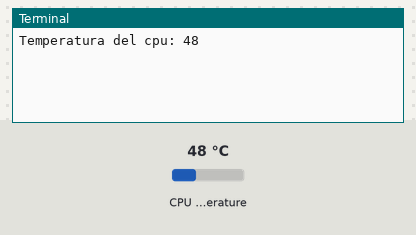
Bench run of a program on a simulated Raspberry Pi (BCM pin numbers). Parts: the last lines printed to the terminal. The inputs (shaded band) are chosen by the test bench; at power-on: CPU temperature 48 °C.

Above: at 1.2 s.
1.3 s: CPU temperature set to 31 °C
At 2.7 s:
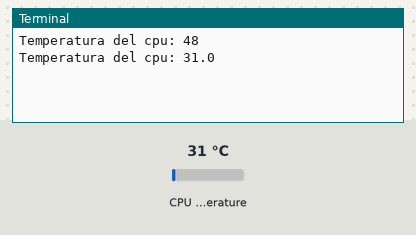
4.0 s: CPU temperature set to 44 °C
At 5.5 s:
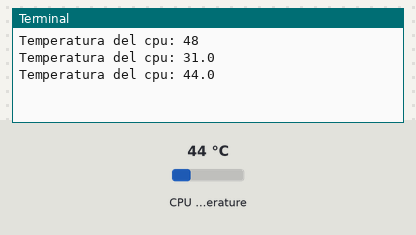
Timing chart, 0 to 7.0 s (numbered marks = the images above; inputs shaded):
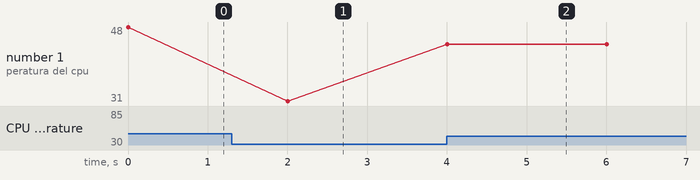

The program:

temp.py
```python
from gpiozero import CPUTemperature
import time
import argparse

parser = argparse.ArgumentParser()
parser.add_argument('--freq', type=int, default=2, help='Frecuencia en segundos. Default 2 sec.')
args = parser.parse_args()

try:
	while True:
		cpu_temp = CPUTemperature().temperature
		print( f'Temperatura del cpu: {cpu_temp}')
		time.sleep(args.freq)
except KeyboardInterrupt:
	print("Stop")
```

Measured:
- after the input at 1.3 s, the terminal: prints a new line after 0.70 s (image 1)
- after the input at 4.0 s, the terminal: prints a new line at once (image 2)
- plotted number 1: 48 → 31 after the input at 1.3 s, 31 → 44 after the input at 4.0 s
